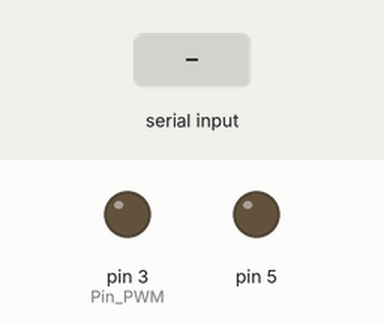
A sketch run on a simulated Arduino Uno, built with avr-gcc and run on an emulated ATmega328P. On the bench: output pins drawn as LEDs (lit = HIGH). Inputs (shaded band) come from the test bench.

Above: at 1.2 s.
1.3 s: "90,45," received over Serial
At 2.8 s:
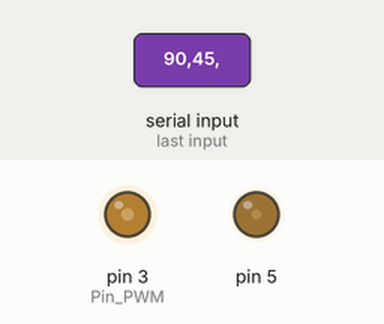
3.1 s: "30,150," received over Serial
At 4.2 s:
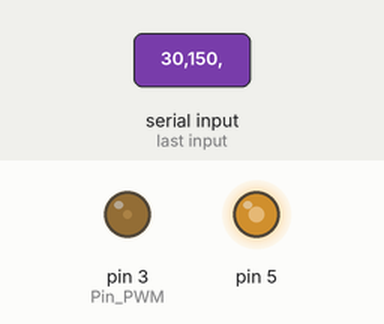
4.9 s: "5," received over Serial
At 6.4 s:
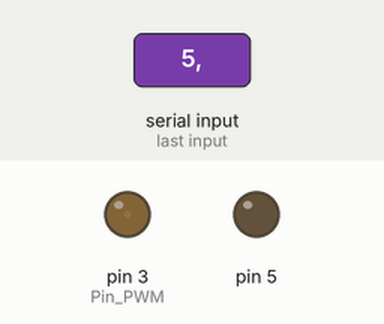
6.7 s: "90," received over Serial
At 8.0 s:
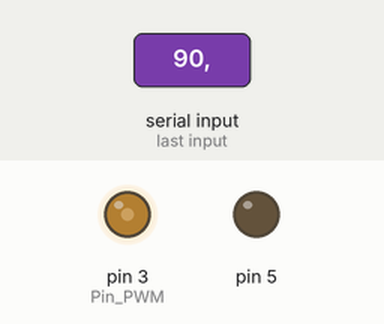
8.5 s: "200," received over Serial
At 9.4 s:
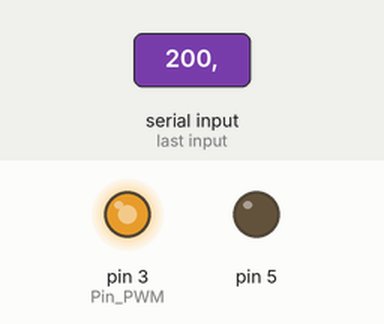
10.3 s: "1,90," received over Serial
At 12.0 s:
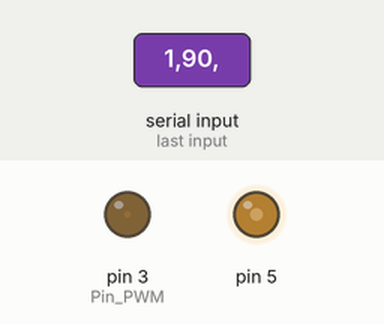
Timing chart, 0 to 13.1 s (numbered marks = the images above; inputs shaded):
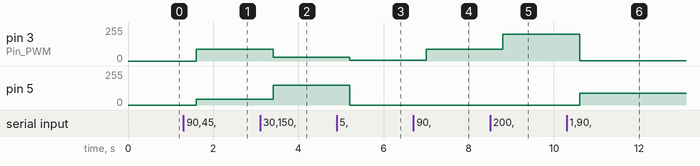

The sketch:

prueba_vumetro.ino
```cpp
void setup() {
  Serial.begin(9600);
  Serial.setTimeout(300);
  pinMode(3, OUTPUT); // Pin PWM
  pinMode(5, OUTPUT);
}

void loop() {
  if (Serial.available()) {
    String input_der = Serial.readStringUntil(',');
    String input_izq = Serial.readStringUntil('\n');
    int valor_der = input_der.toInt();
    int valor_izq = input_izq.toInt();
    valor_izq = constrain(valor_izq, 0, 255);
    valor_der = constrain(valor_der, 0, 255);
    analogWrite(3, valor_der);
    analogWrite(5, valor_izq);
  }
}
```

Measured:
- after the input at 1.3 s, pin 3 (Pin_PWM): 0/255 → 90/255 after 0.31 s; pin 5: 0/255 → 45/255 after 0.31 s
- after the input at 3.1 s, pin 3 (Pin_PWM): 90/255 → 30/255 after 0.31 s; pin 5: 45/255 → 150/255 after 0.31 s
- after the input at 4.9 s, pin 3 (Pin_PWM): 30/255 → 5/255 after 0.30 s; pin 5: 150/255 → 0/255 after 0.30 s
- after the input at 6.7 s, pin 3 (Pin_PWM): 5/255 → 90/255 after 0.30 s
- after the input at 8.5 s, pin 3 (Pin_PWM): 90/255 → 200/255 after 0.30 s
- after the input at 10.3 s, pin 3 (Pin_PWM): 200/255 → 1/255 after 0.30 s; pin 5: 0/255 → 90/255 after 0.30 s
